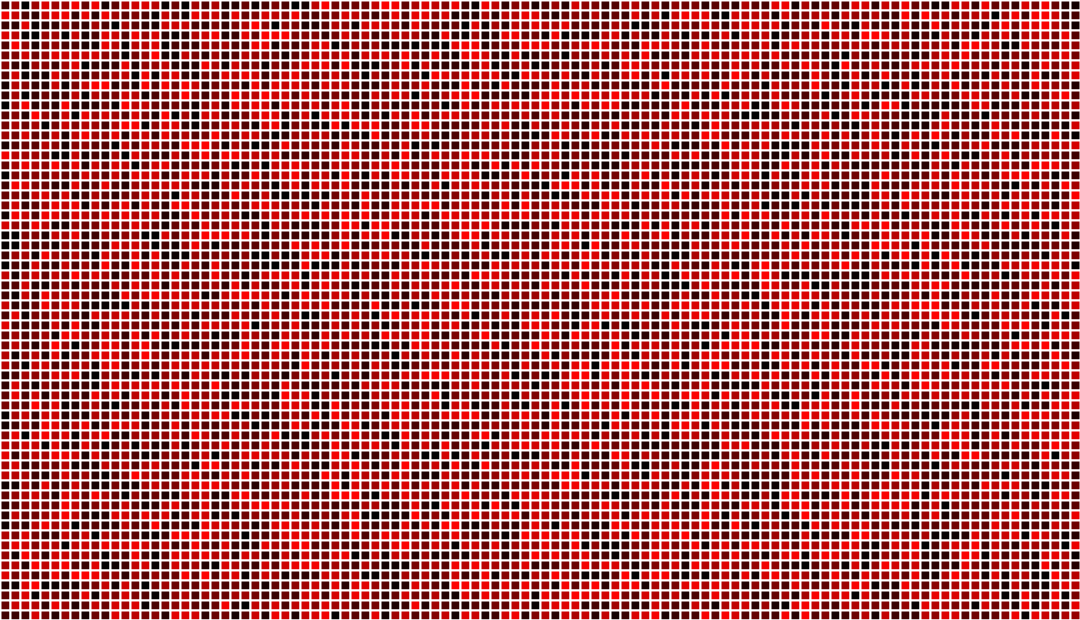
Frame 1 (no input)
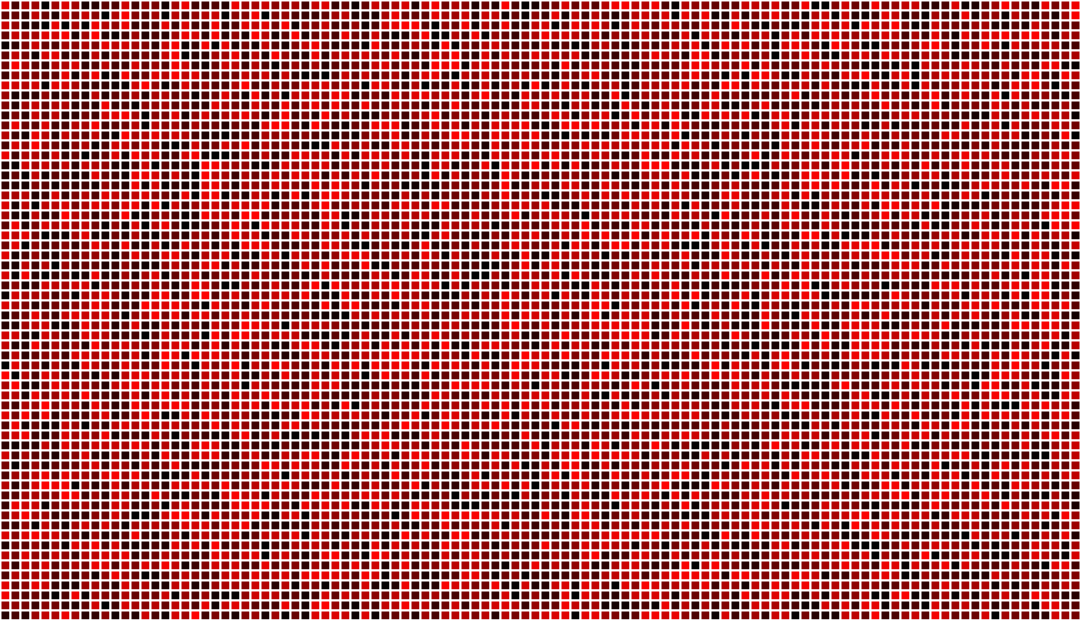
Frame 60 (the mouse pressed at the canvas centre just before this capture)
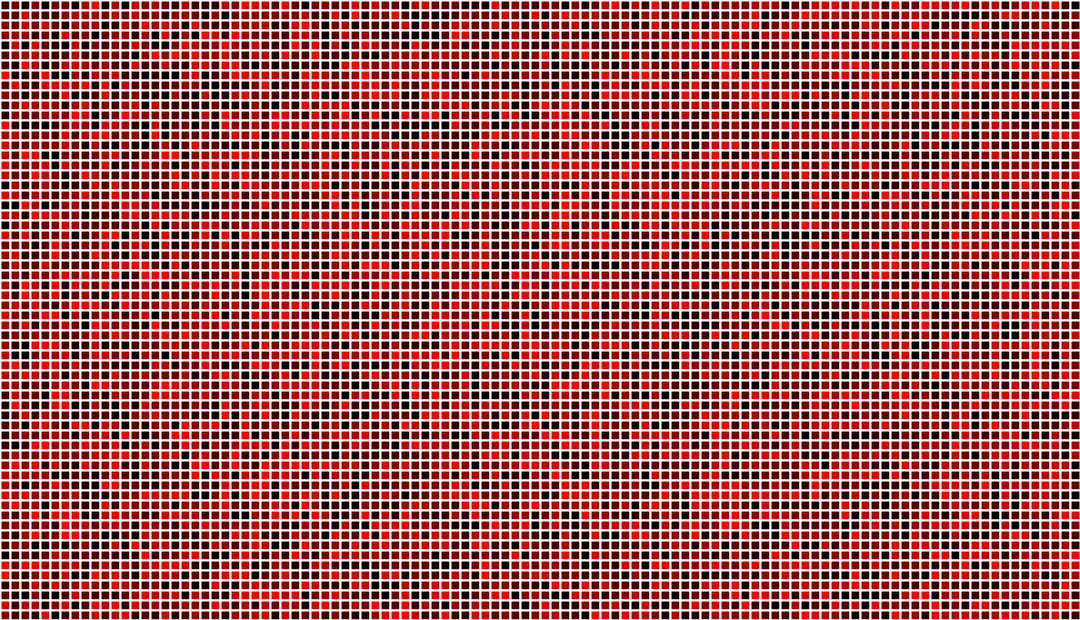
Frame 120 (the mouse held since frame 60 and released just before this capture)

The Processing sketch that drew these frames (run headless with seeded random() and noise(); from frame 60 on, the mouse is pressed at the canvas centre):

// Processing sketch: Randomly_filling_rect
// ── Randomly_filling_rect.pde
void setup()
{
  size(1080,620);
  background(0);
  strokeWeight(2);
  stroke(255);
}
void draw()
{
  for (int x=0; x<width;x=x+10)
  {
    //fill(random(255),random(255),random(255));
      fill(random(255),0,0);
  
    for(int y=0; y<width;y=y+10)
      {
        //fill(random(255),random(255),random(255));
            fill(random(255),0,0);

          rect(x,y,10,10);
      }
  }        delay(1);
}
